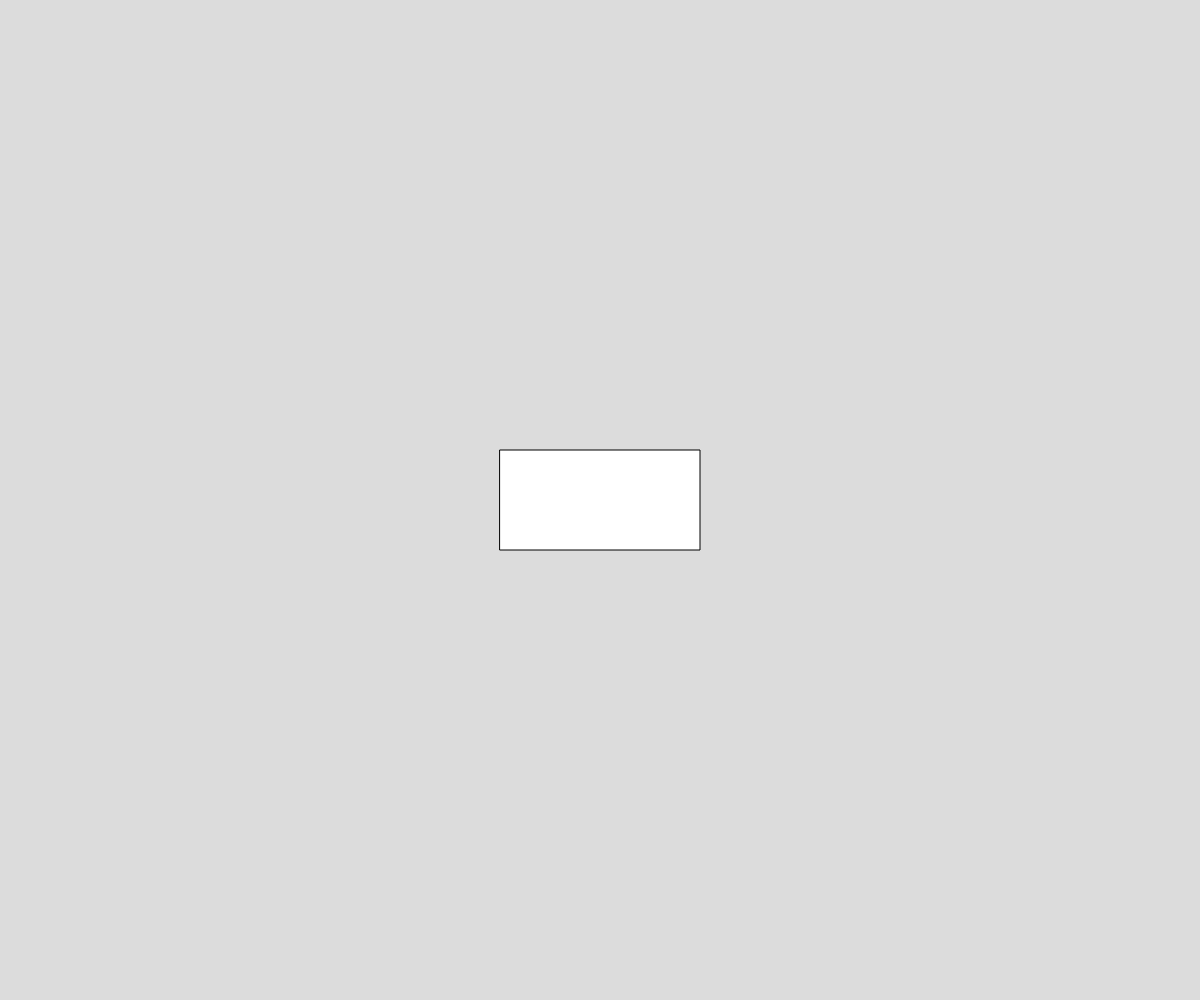
Frame 1 (no input)
Frame 60 (no input): identical to frame 1, image omitted
Frame 120 (the mouse pressed at the canvas centre since frame 60): identical to frame 1, image omitted

The p5.js sketch that drew this single still picture (run headless with seeded random() and noise() and a simulated clock; from frame 60 on, the mouse is pressed at the canvas centre):

// p5.js sketch
// ── sketch.js
// Project Title
// Your Name
// Date
//
// Extra for Experts:
// - describe what you did to take this project "above and beyond"

let x, y, rwidth, rheight;
let rleft, rright, rtop, rbottom;



function setup() {
  createCanvas(windowWidth, windowHeight);
  rectMode(CENTER)

  x = width/2; y = height/2
  rwidth = 200; rheight = 100
}

function inrect(){
  if (mouseX < rright && mouseX > rleft){
    return true
  }
  return false
}
 
  

function updateEdgepos(){
  rleft = x - rwidth/2; rright = x + rwidth/2
  rtop = y - rheight/2; rleft = y +  rheight/2
}

function drawrect(){
  updateEdgepos()
  rect(x, y, rwidth, rheight);
}

function draw() {
  background(220);  
  drawrect()
  inrect()

}
